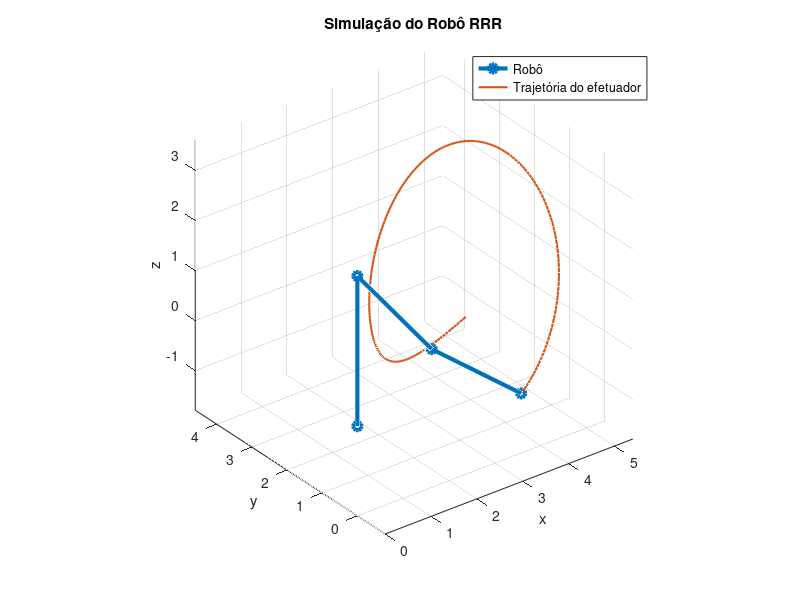

The MATLAB script that drew this image:
clear all;
close all;
clc;

% ============================================================
% Parâmetros geométricos
% ============================================================
d1 = 3;
a2 = 3;
a3 = 3;

% Intervalo de tempo
t = 0:0.05:10;

% Vetores para armazenar a trajetória do efetuador
X = zeros(size(t));
Y = zeros(size(t));
Z = zeros(size(t));

% ============================================================
% Matrizes básicas utilizadas no modelo DH
% ============================================================
T = eye(4);

% ============================================================
% Plot dinâmico
% ============================================================
figure(1);
clf;
axis equal;
grid on;
view(3);
xlabel('x');
ylabel('y');
zlabel('z');
title('Simulação do Robô RRR');
hold on;

for k = 1:length(t)

    % Ângulos das juntas em radianos
    th1 = (30 + 20*sin(0.5*t(k))) * pi/180;
    th2 = (40 + 15*sin(0.7*t(k))) * pi/180;
    th3 = (-30 + 20*cos(0.6*t(k))) * pi/180;

    % ========================================================
    % Transformação {0} -> {1}
    % ========================================================
    Rz1 = [cos(th1) -sin(th1) 0 0;
           sin(th1)  cos(th1) 0 0;
           0         0        1 0;
           0         0        0 1];

    Tz1 = [1 0 0 0;
           0 1 0 0;
           0 0 1 d1;
           0 0 0 1];

    Rx1 = [1 0 0 0;
           0 cos(-pi/2) -sin(-pi/2) 0;
           0 sin(-pi/2)  cos(-pi/2) 0;
           0 0 0 1];

    T01 = Rz1 * Tz1 * Rx1;

    % ========================================================
    % Transformação {1} -> {2}
    % ========================================================
    Rz2 = [cos(th2) -sin(th2) 0 0;
           sin(th2)  cos(th2) 0 0;
           0         0        1 0;
           0         0        0 1];

    Tx2 = [1 0 0 a2;
           0 1 0 0;
           0 0 1 0;
           0 0 0 1];

    T12 = Rz2 * Tx2;

    % ========================================================
    % Transformação {2} -> {3}
    % ========================================================
    Rz3 = [cos(th3) -sin(th3) 0 0;
           sin(th3)  cos(th3) 0 0;
           0         0        1 0;
           0         0        0 1];

    Tx3 = [1 0 0 a3;
           0 1 0 0;
           0 0 1 0;
           0 0 0 1];

    T23 = Rz3 * Tx3;

    % ========================================================
    % Transformações acumuladas
    % ========================================================
    T02 = T01 * T12;
    T03 = T02 * T23;

    % Posições dos frames
    P0 = [0; 0; 0];
    P1 = T01(1:3,4);
    P2 = T02(1:3,4);
    P3 = T03(1:3,4);

    X(k) = P3(1);
    Y(k) = P3(2);
    Z(k) = P3(3);

    % ========================================================
    % Atualização do gráfico
    % ========================================================
    cla

    plot3([P0(1) P1(1) P2(1) P3(1)], ...
          [P0(2) P1(2) P2(2) P3(2)], ...
          [P0(3) P1(3) P2(3) P3(3)], ...
          'o-', 'linewidth', 3)

    plot3(X(1:k), Y(1:k), Z(1:k), ...
          'linewidth', 1.5)

    grid on;
    axis equal;
    view(3);
    xlabel('x');
    ylabel('y');
    zlabel('z');
    title('Simulação do Robô RRR');
    legend('Robô', 'Trajetória do efetuador');

    drawnow
end
